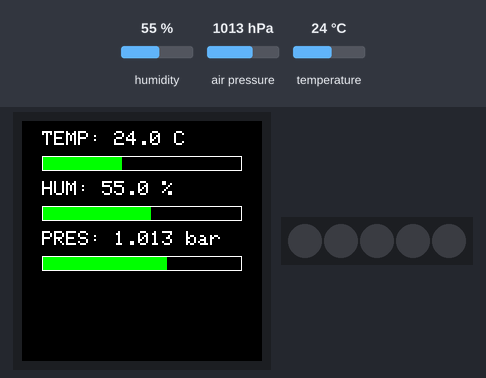
The sketch below on a simulated Arduino MKR. Shown: 240×240 colour display, 5 RGB LEDs in strip order, left to right. Inputs (shaded band) come from the test bench; at power-on: humidity 55 %, air pressure 1013 hPa, temperature 24 °C.

Above: at 1.4 s.
1.5 s: humidity set to 69 %
At 2.0 s:
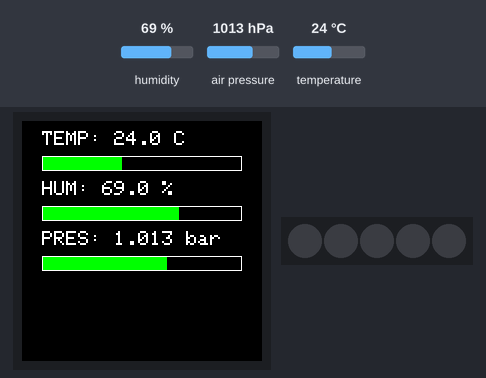
3.1 s: humidity set to 72 %
At 3.7 s:
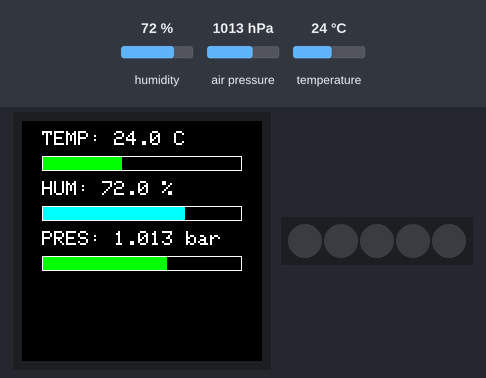
4.8 s: air pressure set to 1025 hPa
At 5.4 s:
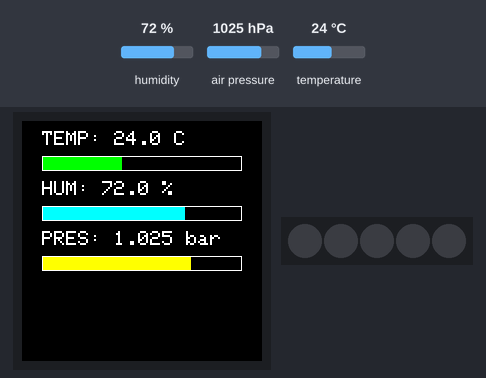
6.4 s: temperature set to 29.5 °C
At 6.9 s:
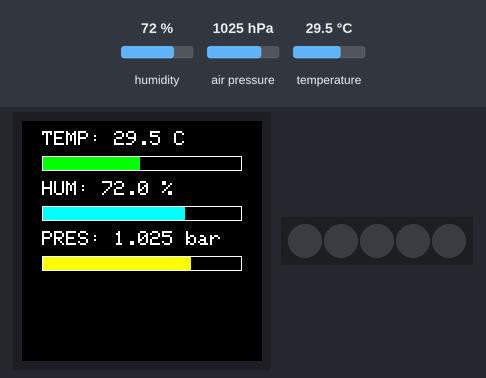
8.0 s: temperature set to 30.6 °C
At 8.5 s:
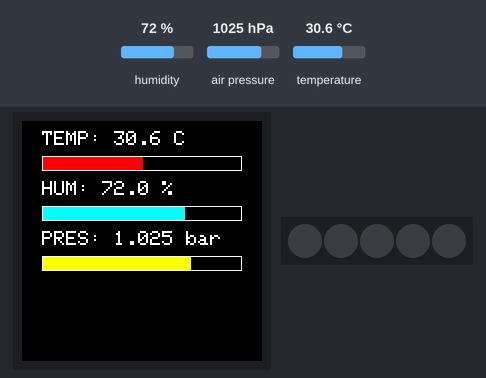
Timing chart, 0 to 10.6 s (numbered marks = the images above; inputs shaded):
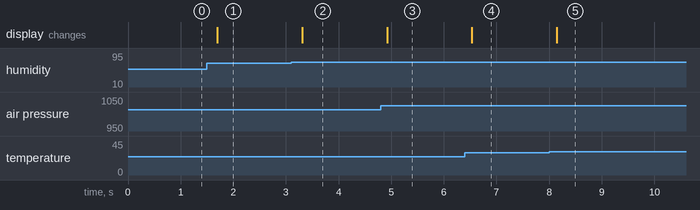

The sketch:

SensorOnDisplay_NOFlickering.ino
```cpp
#include <Arduino_MKRIoTCarrier.h>

MKRIoTCarrier carrier;

float tempMin = 0;
float tempMax = 60;
float humMin = 0;
float humMax = 100;
float presMin = 0.95;
float presMax = 1.05;

int lastTempWidth = -1;
int lastHumWidth = -1;
int lastPresWidth = -1;

float lastTemp = -100;
float lastHum = -100;
float lastPres = -100;

void setup() {
  carrier.begin();
  carrier.display.fillScreen(0x0000);
  carrier.display.setTextSize(2);
  carrier.display.setTextColor(0xFFFF, 0x0000);

  carrier.display.drawRect(20, 35, 200, 15, 0xFFFF);
  carrier.display.drawRect(20, 85, 200, 15, 0xFFFF);
  carrier.display.drawRect(20, 135, 200, 15, 0xFFFF);
}

void loop() {

  float temperature = carrier.Env.readTemperature();
  float humidity = carrier.Env.readHumidity();
  float pressure_bar = carrier.Pressure.readPressure() / 100.0;

  if ((temperature - lastTemp) > 0.1) {

    carrier.display.setCursor(20, 10);
    carrier.display.print("TEMP: ");
    carrier.display.print(temperature, 1);
    carrier.display.print(" C ");

    int tempWidth = (temperature - tempMin) / (tempMax - tempMin) * 198;

    if (tempWidth < 0) {
      tempWidth = 0;
    } else if (tempWidth > 198) {
      tempWidth = 198;
    } else {
      tempWidth = tempWidth;
    }

    uint16_t color;

    if (temperature <= 20) {
      color = 0x07FF;
    } else if (temperature > 20 && temperature <= 30) {
      color = 0x07E0;
    } else {
      color = 0xF800;
    }

    if (lastTempWidth != -1) {
      carrier.display.fillRect(21, 36, lastTempWidth, 13, 0x0000);
    } else {
      lastTempWidth = lastTempWidth;
    }

    carrier.display.fillRect(21, 36, tempWidth, 13, color);

    lastTempWidth = tempWidth;
    lastTemp = temperature;
  }

  if ((humidity - lastHum) > 0.2) {

    carrier.display.setCursor(20, 60);
    carrier.display.print("HUM: ");
    carrier.display.print(humidity, 1);
    carrier.display.print(" % ");

    int humWidth = (humidity - humMin) / (humMax - humMin) * 198;

    if (humWidth < 0) {
      humWidth = 0;
    } else if (humWidth > 198) {
      humWidth = 198;
    } else {
      humWidth = humWidth;
    }

    uint16_t color;

    if (humidity < 40) {
      color = 0xF800;
    } else if (humidity >= 40 && humidity <= 70) {
      color = 0x07E0;
    } else {
      color = 0x07FF;
    }

    if (lastHumWidth != -1) {
      carrier.display.fillRect(21, 86, lastHumWidth, 13, 0x0000);
    } else {
      lastHumWidth = lastHumWidth;
    }

    carrier.display.fillRect(21, 86, humWidth, 13, color);

    lastHumWidth = humWidth;
    lastHum = humidity;
  }

  if ((pressure_bar - lastPres) > 0.002) {

    carrier.display.setCursor(20, 110);
    carrier.display.print("PRES: ");
    carrier.display.print(pressure_bar, 3);
    carrier.display.print(" bar ");

    int presWidth = (pressure_bar - presMin) / (presMax - presMin) * 198;

    if (presWidth < 0) {
      presWidth = 0;
    } else if (presWidth > 198) {
      presWidth = 198;
    } else {
      presWidth = presWidth;
    }

    uint16_t color;

    if (pressure_bar < 1.0) {
      color = 0xF800;
    } else if (pressure_bar >= 1.0 && pressure_bar <= 1.02) {
      color = 0x07E0;
    } else {
      color = 0xFFE0;
    }

    if (lastPresWidth != -1) {
      carrier.display.fillRect(21, 136, lastPresWidth, 13, 0x0000);
    } else {
      lastPresWidth = lastPresWidth;
    }

    carrier.display.fillRect(21, 136, presWidth, 13, color);

    lastPresWidth = presWidth;
    lastPres = pressure_bar;
  }

  delay(200);
}
```

Measured:
- the behaviour switches between 70 and 71 % on humidity (found by bisection; images 1 and 2)
- the behaviour switches between 30 and 30.1 °C on temperature (found by bisection; images 4 and 5)
- after the input at 1.5 s, the display: changes after 0.20 s (image 1)
- after the input at 3.1 s, the display: changes after 0.21 s (image 2)
- after the input at 4.8 s, the display: changes after 0.12 s (image 3)
- after the input at 6.4 s, the display: changes after 0.13 s (image 4)
- after the input at 8.0 s, the display: changes after 0.14 s (image 5)
